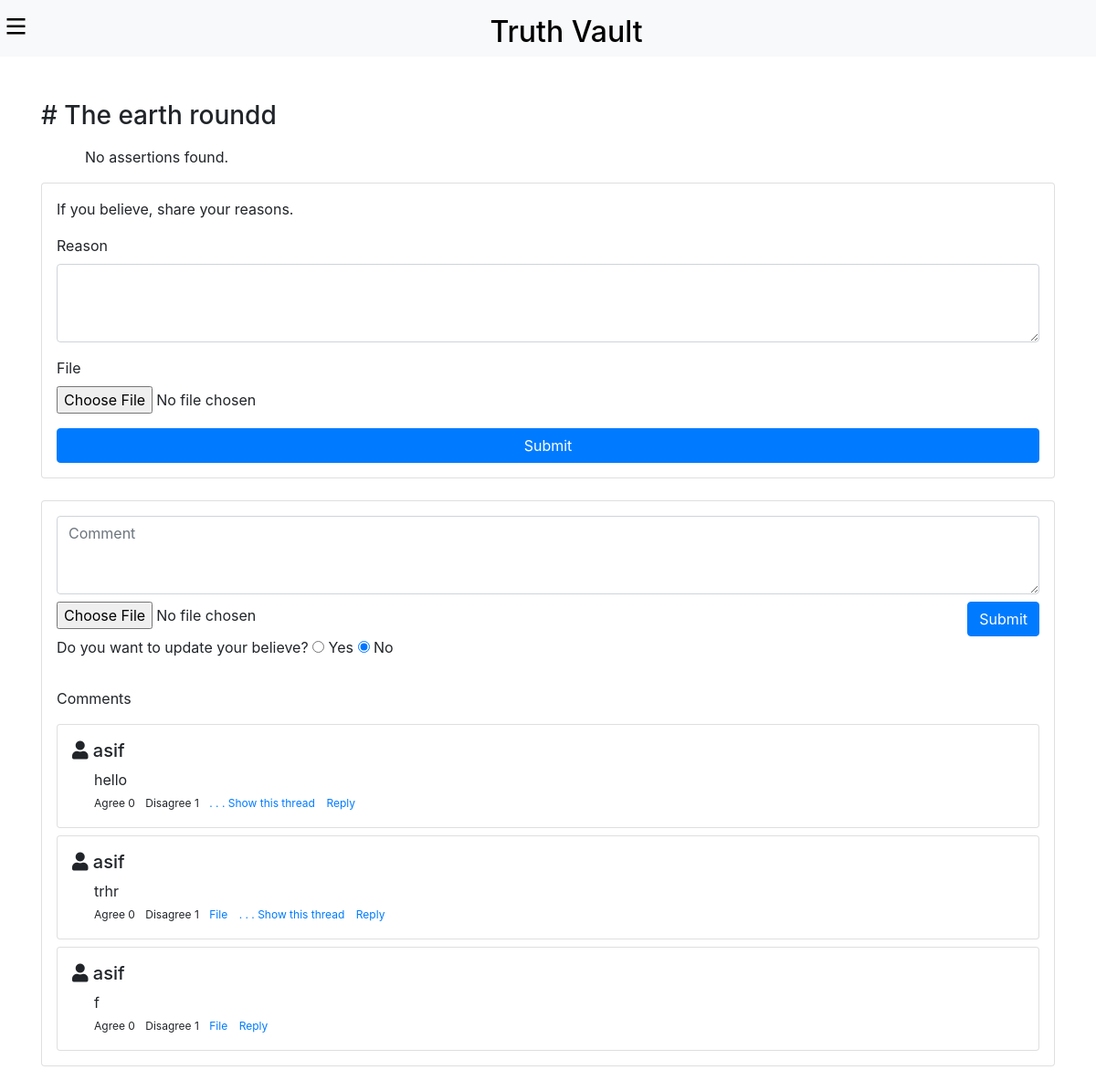
Page /reasons/26/ on the committed database.
### truthlist/models.py (models this page shows, shortened)
class Question(models.Model):
    question = models.TextField()
    category = models.ForeignKey(Category, null=True, blank=True, on_delete=models.SET_NULL)
    is_fundamental = models.BooleanField(default=False)
    truth_or_lie = models.CharField(max_length=10, choices=TRUTH_OR_LIE_CHOICES, default='Middle')
    active = models.BooleanField(default=False)
    date = models.DateTimeField(auto_now_add=True)

class Comment(models.Model):
    user = models.ForeignKey(User, on_delete=models.CASCADE)
    question = models.ForeignKey(Question, on_delete=models.CASCADE)
    comment = models.TextField()
    file = models.FileField(upload_to='comments/', null=True, blank=True)
    date = models.DateTimeField(auto_now_add=True)
    liked_users = models.ManyToManyField(User, related_name='liked_comments', blank=True)
    disliked_users = models.ManyToManyField(User, related_name='disliked_comments', blank=True)
    def replies(self):
        return Reply.objects.filter(comment=self)

### truthlist/views.py (the view, shortened to what this page needs)
# urls.py: path('reasons/<int:id>/', views.reasons, name='reasons'),
def reasons(request, id):
    question = Question.objects.get(id=id)
    all_reasons = Reason.objects.filter(question=question)
    all_comments = Comment.objects.filter(question=question)
    return render(request, 'truthlist/reasons.html', {'question': question, 'reasons': all_reasons, 'comments': all_comments})

### truthlist/templates/truthlist/reasons.html (shortened to what this page needs)
{% extends 'truthlist/base.html' %}
{% load static %}
{% block content %}
<div class="container mt-5">
    <h3># {{question.question}}</h1>
    {% if reasons %}
        <p class="mt-4">I believe this because:</p>
        <table class="table mt-3">
            <thead>
            <tr>
                <th scope="col">#</th>
                <th scope="col">Assertions</th>
                <th scope="col">File</th>
                <th scope="col">Agree</th>
                <th scope="col">Disagree</th>
                <th scope="col">No Comment</th>
            </tr>
            </thead>
            <tbody>
                {% for data in reasons %}
                <form method="post" action="{% url 'reasons_opinion' data.id %}">
                    {% csrf_token %}
                    <tr>
                        <th scope="row">{{ forloop.counter }}</th>
                        <td>{{ data.reason }}</td>
                        <td>
                            {% if data.file %}
                                <a href="{{ data.file.url }}" target="_blank">File</a>
                            {% else %}
                                No file
                            {% endif %}
                        </td>
                        <td>
                            <input class="radio-btn" type="radio" name="{{ data.id }}" value="agree" onclick="this.form.submit()" {% if request.user in data.agreed_users %} checked {% endif %}>
                        </td>
                        <td>
                            <input class="radio-btn" type="radio" name="{{ data.id }}" value="disagree" onclick="this.form.submit()" {% if request.user in data.disagreed_users %} checked {% endif %}>
                        </td>
                        <td>
                            <input class="radio-btn" type="radio" name="{{ data.id }}" value="no_comment" onclick="this.form.submit()" {% if request.user in data.no_comment_users %} checked {% endif %}>
                        </td>
                    </tr>
                </form>
                {% endfor %}
            </tbody>
        </table>
    {% else %}
        <p class="mt-3 ml-5">No assertions found.</p>
    {% endif %}
    <form class="card p-3" method="post" enctype="multipart/form-data" action="{% url 'reasons' question.id %}">
        <p>If you believe, share your reasons.</p>
        <div class="form-group">
            <label for="reason">Reason</label>
            <textarea name="reason" class="form-control" id="reason" rows="3"></textarea>
        </div>
        <div class="form-group">
            <label for="file">File</label>
            <input name="file" type="file" class="form-control-file" id="file">
        </div>
        <button type="submit" class="btn btn-primary">Submit</button>
    </form>
    <div class="mt-4 card p-3 mb-5">
        <form id="comment-form" method="post" enctype="multipart/form-data" action="{% url 'add_comment' question.id %}">
            <div>
                <textarea name="comment" id="comment" class="form-control" rows="3" placeholder="Comment"></textarea>
            </div>
            <div class="mt-2 d-flex justify-content-between">
                <input name="file" id="file" type="file" class="form-control-file" id="file">
                <button id="comment-submit" type="submit" class="btn btn-primary">Submit</button>
            </div>
        </form>
        <p>Do you want to update your believe?
            <input class="radio-btn" type="radio" name="update" value="yes"> Yes
            <input class="radio-btn" type="radio" checked name="update" value="no"> No
        </p>
        <div id="comment-section">
            {% if comments %}
                <p class="mt-3">Comments</p>
            {% else %}
                <p class="mt-3 text-muted">No comments found.</p>
            {% endif %}
            <div id="comment-list">
                {% for comment in comments %}
                    <div id="comment-{{comment.id}}" class="card p-3 mt-2 comment">
                        <div class="d-flex justify-content-between">
                            <h5>
                                <i class="fas fa-user"></i>
                                {{comment.user.username}}
                            </h5>
                        </div>
                        <div class="ml-4">
                            <p class="mb-0">{{ comment.comment }}</p>
                            <span style="font-size: 12px;">
                                {% if request.user in comment.liked_users.all %}
                                    <span id="remove-like-comment-{{comment.id}}" onclick="removeLikeComment({{comment.id}})" style="cursor: pointer;" class="text-success">Agree</span>
                                    <span id="like-comment-{{comment.id}}" onclick="likeComment({{comment.id}})" style="cursor: pointer;" class="d-none">Agree</span>
                                {% else %}
                                    <span id="like-comment-{{comment.id}}" onclick="likeComment({{comment.id}})" style="cursor: pointer;" class="">Agree</span>
                                {% endif %}
                                <span id="count-like-comment-{{comment.id}}" class="mr-2">{{ comment.liked_users.count }}</span>
                                {% if request.user in comment.disliked_users.all %}
                                    <span id="remove-dislike-comment-{{comment.id}}" onclick="removeDislikeComment({{comment.id}})" style="cursor: pointer;" class=" text-danger">Disagree</span>
                                    <span id="dislike-comment-{{comment.id}}" onclick="dislikeComment({{comment.id}})" style="cursor: pointer;" class="d-none">Disagree</span>
                                {% else %}
                                    <span id="dislike-comment-{{comment.id}}" onclick="dislikeComment({{comment.id}})" style="cursor: pointer;"  class="">Disagree</span>
                                {% endif %}
                                <span id="count-dislike-comment-{{comment.id}}" class="mr-2">{{ comment.disliked_users.count }}</span>
                            </span>
                            {% if comment.file %}
                                <a style="font-size: 12px;" href="{{ comment.file.url }}" class="mr-2" target="_blank">File</a>
                            {% endif %}
                            {% if comment.replies %}
                                <span id="show-this-thread-{{comment.id}}" onclick="showThisThread({{comment.id}})" style="font-size: 12px; cursor: pointer;" class="text-primary mr-2" >. . . Show this thread</span>
                            {% endif %}
                            <span id="first-reply-btn" onclick="showReplyBox({{comment.id}})" style="font-size: 12px; cursor: pointer;" class="text-primary" >Reply</span>
                        </div>
                    </div>
                {% endfor %}
            </div>
        </div>
    </div>
</div>
{% endblock %}

### rows in the picture
Question: question "The earth roundd"
Comment: user.username "asif", comment "hello", liked_users.count "0", disliked_users.count "1"
Comment: user.username "asif", comment "trhr", liked_users.count "0", disliked_users.count "1"
Comment: user.username "asif", comment "f", liked_users.count "0", disliked_users.count "1"
